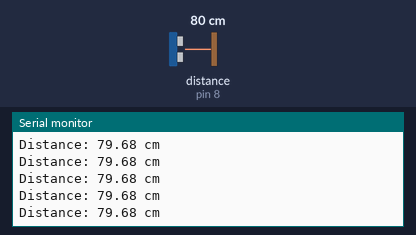
Bench run of a sketch on a simulated Arduino Uno, built with avr-gcc and run on an emulated ATmega328P. On the bench: the last lines printed to the serial monitor. Wiring (inferred from the names in the program): ultrasonic range finder: trigger pin 9; echo pin 8. The inputs (shaded band) are chosen by the test bench; at power-on: distance to the obstacle (sensor on pin 8) 80 cm. The echo pulse lasts 58.3 µs per cm.

Above: at 1.2 s.
1.3 s: distance to the obstacle (sensor on pin 8) set to 35 cm
At 1.6 s:
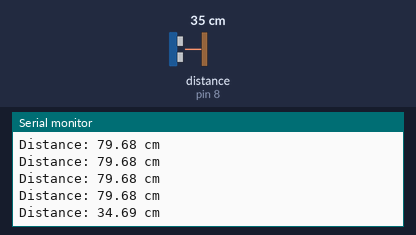
4.3 s: distance to the obstacle (sensor on pin 8) set to 2 cm
At 4.44 s:
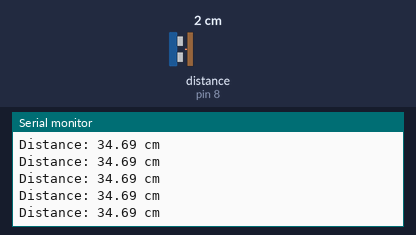
Timing chart, 0 to 7.3 s (numbered marks = the images above; inputs shaded):
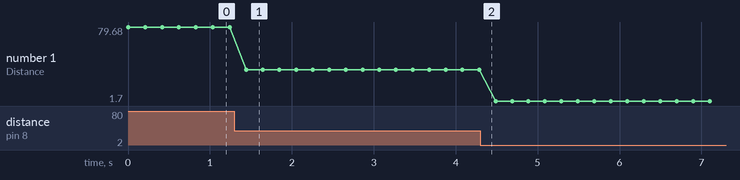

Measured:
- after the input at 1.3 s, the serial monitor: prints a new line after 0.14 s (image 1)
- plotted number 1: 79.68 → 34.69 after the input at 1.3 s, 34.69 → 1.7 after the input at 4.3 s

The sketch:

lab5.4.ino
```cpp
#include <avr/io.h>
#include <avr/interrupt.h>
#include <util/delay.h>

volatile uint16_t echo_time = 0;
volatile uint8_t echo_done = 0;

// Interrupt on INT1 for echo pulse measurement
ISR(INT1_vect)
{
    static uint8_t rising = 1;

    if (rising)
    {
        // Rising edge → start timer
        TCNT1 = 0;
        rising = 0;
        EICRA &= ~(1 << ISC10);     // switch to falling edge
        EICRA |=  (1 << ISC11);
    }
    else
    {
        // Falling edge → read timer
        echo_time = TCNT1;
        echo_done = 1;
        rising = 1;
        EICRA |=  (1 << ISC10) | (1 << ISC11);  // switch back to rising
    }
}

void timer1_init()
{
    // Normal mode, no prescaler → 16 MHz counting
    TCCR1A = 0x00;
    TCCR1B = (1 << CS10);
}

void pwm_init()
{
    // Fast PWM on OC0A (PD6)
    TCCR0A = (1 << COM0A1) | (1 << WGM00) | (1 << WGM01);
    TCCR0B = (1 << CS01); // prescaler 8 → ~7.8 kHz PWM
    DDRD |= (1 << PD6);   // OC0A as output
}

void ext_int_init()
{
    // INT1 on PD3
    EICRA |= (1 << ISC11) | (1 << ISC10); // Rising edge
    EIMSK |= (1 << INT1);                 // Enable INT1
}

void trigger_ultrasonic()
{
    // PD2 = trigger pin
    PORTD &= ~(1 << PD2);
    _delay_us(2);
    PORTD |=  (1 << PD2);
    _delay_us(10);
    PORTD &= ~(1 << PD2);
}

uint16_t measure_distance_cm()
{
    echo_done = 0;
    trigger_ultrasonic();

    // Wait for measurement
    while (!echo_done);

    // Convert time to distance:
    // distance (cm) = echo_time / 932 (for 16 MHz clock)
    return echo_time / 932;
}

void set_fan_speed(uint16_t distance)
{
    if (distance > 20) {
        OCR0A = 0;                  // fan OFF
    }
    else if (distance <= 4) {
        OCR0A = 255;                // full speed
    }
    else {
        // Map 4–20 cm → PWM range 255–0
        uint8_t pwm = (uint8_t)(255 - ((distance - 4) * 255 / 16));
        OCR0A = pwm;
    }
}

int main()
{
    DDRD |= (1 << PD2);   // trigger pin output
    DDRD &= ~(1 << PD3);  // echo pin input

    timer1_init();
    pwm_init();
    ext_int_init();
    sei();               // enable global interrupts

    while (1)
    {
        uint16_t distance = measure_distance_cm();
        set_fan_speed(distance);
        _delay_ms(2000);
    }
}
```

lab5.3.ino
```cpp
#define TRIG 9
#define ECHO 8

void setup() {
  Serial.begin(9600);
  pinMode(TRIG, OUTPUT);
  pinMode(ECHO, INPUT);
}

void loop() {
  // Send 10 µs trigger pulse
  digitalWrite(TRIG, LOW);
  delayMicroseconds(2);
  digitalWrite(TRIG, HIGH);
  delayMicroseconds(10);
  digitalWrite(TRIG, LOW);

  // Read echo duration
  long duration = pulseIn(ECHO, HIGH);

  // Convert to distance (speed of sound = 343 m/s)
  float distance = (duration * 0.0343) / 2;

  Serial.print("Distance: ");
  Serial.print(distance);
  Serial.println(" cm");

  delay(200);
}
```
